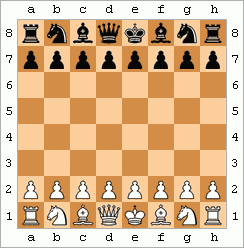
%> input picture ImgTest/chess.png, 244 x 248 px
$ octave histograma_rgb.m   (GNU Octave 9; MATLAB toolbox functions it lacks are replaced by stand-ins)
%> lines starting %> are read from the running program, lines starting %| are printed output that depends on the picture
clc; clear; close all;

% Rutas de las imágenes
ruta_orig  = '/home/yessica-trujillo/Documentos/Proyecto_IC/Proyecto-IC---Framework-para-cifrado-y-ocultamiento-en-imagenes/ImgTest/chess.png';
ruta_stego = '/home/yessica-trujillo/Documentos/Proyecto_IC/Proyecto-IC---Framework-para-cifrado-y-ocultamiento-en-imagenes/MSB/results_chess/stego_msb_sustitucion.png';

% Leer imágenes
img_orig  = imread(ruta_orig);
%> img_orig is the input picture: size 248x244x3 uint8; mean R, G, B 218, 183.7, 146.5
img_stego = imread(ruta_stego);
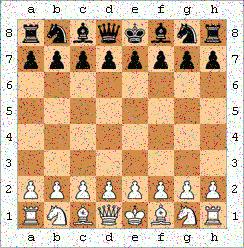
%> input picture MSB/results_chess/stego_msb_sustitucion.png, 244 x 248 px
%> img_stego is the input picture: size 248x244x3 uint8; mean R, G, B 212.5, 178.4, 144.3

% Verificar que sean RGB
if ndims(img_orig) ~= 3 || size(img_orig, 3) ~= 3
    error('La imagen original no es a color (RGB).');
end
if ndims(img_stego) ~= 3 || size(img_stego, 3) ~= 3
    error('La imagen LSB + RSA no es a color (RGB).');
end

% Asegurar tipo uint8
if ~isa(img_orig, 'uint8')
    img_orig = im2uint8(img_orig);
end
if ~isa(img_stego, 'uint8')
    img_stego = im2uint8(img_stego);
end

% Separar canales
R1 = img_orig(:,:,1);   % Original - Rojo
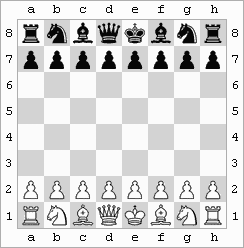
%> R1: size 248x244 uint8; min 7, max 252, mean 218
G1 = img_orig(:,:,2);   % Original - Verde
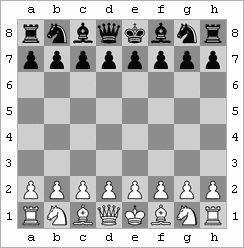
%> G1: size 248x244 uint8; min 7, max 254, mean 183.7
B1 = img_orig(:,:,3);   % Original - Azul

R2 = img_stego(:,:,1);  % Stego - Rojo
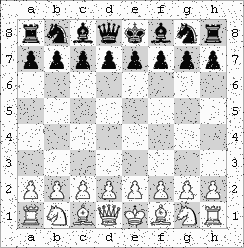
%> R2: size 248x244 uint8; min 7, max 252, mean 212.5
G2 = img_stego(:,:,2);  % Stego - Verde
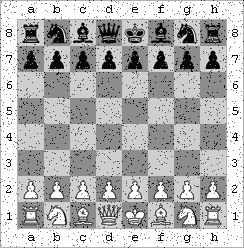
%> G2: size 248x244 uint8; min 7, max 254, mean 178.4
B2 = img_stego(:,:,3);  % Stego - Azul
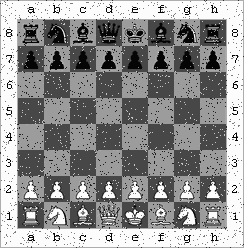
%> B2: size 248x244 uint8; min 5, max 252, mean 144.3

% Definir bins
edges = 0:256;
bins  = 0:255;

% Histogramas de la imagen original
hR1 = histcounts(R1(:), edges);
%> hR1 = 256 values, max 17863 at index 212, min 0 at index 1, mean 236.4
hG1 = histcounts(G1(:), edges);
%> hG1 = 256 values, max 17863 at index 142, min 0 at index 1, mean 236.4
hB1 = histcounts(B1(:), edges);
%> hB1 = 256 values, max 17863 at index 72, min 0 at index 1, mean 236.4

% Histogramas de la imagen LSB + RSA
hR2 = histcounts(R2(:), edges);
%> hR2 = 256 values, max 16974 at index 212, min 0 at index 1, mean 236.4
hG2 = histcounts(G2(:), edges);
%> hG2 = 256 values, max 16973 at index 142, min 0 at index 1, mean 236.4
hB2 = histcounts(B2(:), edges);
%> hB2 = 256 values, max 17264 at index 72, min 0 at index 1, mean 236.4

% Figura con dos histogramas (sin mostrar imágenes)
figure;

% --- Histograma de la imagen original ---
subplot(2,1,1);
hold on; grid on;
plot(bins, hR1, 'r', 'LineWidth', 1.2);
plot(bins, hG1, 'g', 'LineWidth', 1.2);
plot(bins, hB1, 'b', 'LineWidth', 1.2);
xlim([0 255]);
xlabel('Nivel de intensidad');
ylabel('Frecuencia');
title('Imagen original');
legend('R', 'G', 'B', 'Location','northeast');
hold off;

% --- Histograma de la imagen LSB + RSA ---
subplot(2,1,2);
hold on; grid on;
plot(bins, hR2, 'r', 'LineWidth', 1.2);
plot(bins, hG2, 'g', 'LineWidth', 1.2);
plot(bins, hB2, 'b', 'LineWidth', 1.2);
xlim([0 255]);
xlabel('Nivel de intensidad');
ylabel('Frecuencia');
title('Imagen MSB + Sustitución');
legend('R', 'G', 'B', 'Location','northeast');
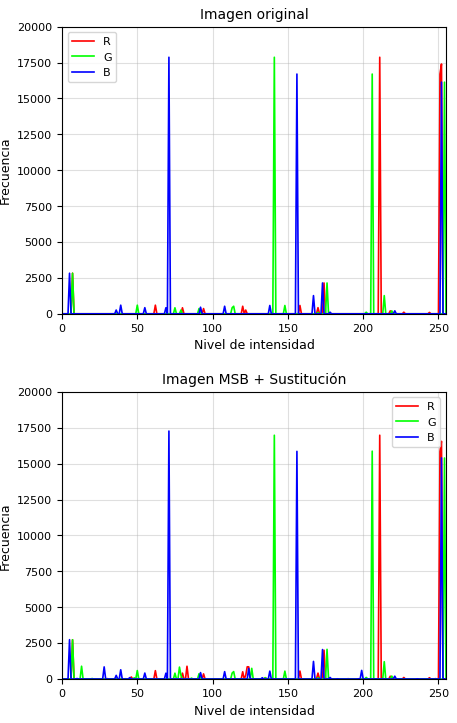
%> figure redrawn from the program's plot data, 2 panels; panel 1: curve peaks at x = 211, y = 17863; panel 1: curve peaks at x = 141, y = 17863; panel 1: curve peaks at x = 71, y = 17863; panel 2: curve peaks at x = 211, y = 16974
hold off;
